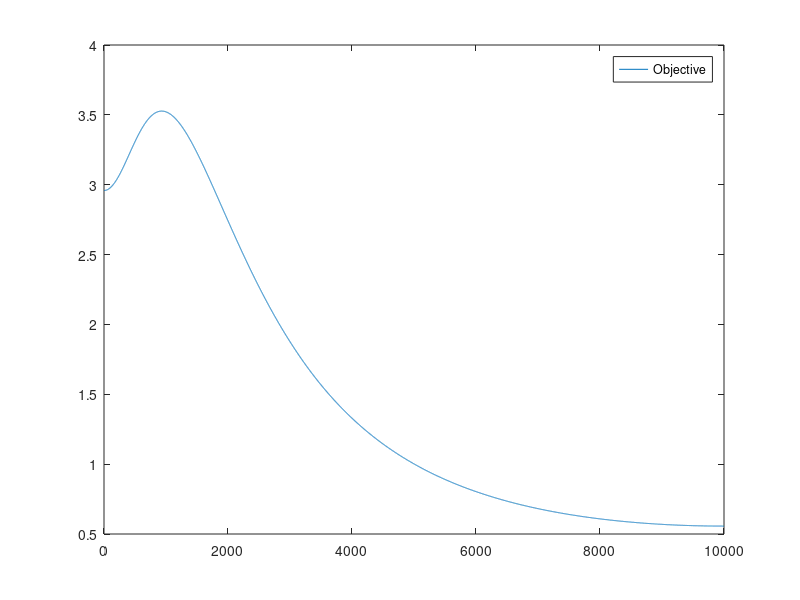

Source code (MATLAB): (Note: this script raises an error after producing the figure.)
clear
close all

% Structural Form System
% (1) I_t = phi*I_{t-1} + psi*K_t + s_t^I
% (2) K_t = I_{t-1} + (1-del)*K_{t-1} + s_t^K

% Reduced Form Model
% (1) I_t = (phi + psi)*I_{t-1} + psi*(1-del)*K_t + psi*s_t^K + s_t^I
% (2) K_t = I_{t-1} + (1-del)*K_{t-1} + s_t^K

% Parameterization
phi = 0.4;
psi = -0.1;
del = 0.05;

% Eigenvalues Matrix Reduced Form
redu_matrix       = [phi+psi psi*(1-del); 1 (1-del)];
[AAA,eigens_matrix] = eig(redu_matrix);
eigens_matrix = diag(eigens_matrix);
eigens_matrix = sort(eigens_matrix);

% Parameterization
omeg = linspace(0,pi,10000);
omeg = omeg';
bet1 = phi + psi + 1 - del;
bet2 = - (phi)*(1-del);
poly  = [1 -bet1 -bet2];
eigens_poly = sort(roots(poly));

if sum((eigens_matrix - eigens_poly).^2) > 10^(-12)
      error('Either Reduced Form Matrix or Polynomial in It is wrong')
end

DEN = 1 + bet1.^2 + bet2.^2 - 2.*bet1.*(1-bet2).*cos(omeg) - 2.*bet2.*cos(2*omeg);
NUM = 1 + (1-del) - 2.*(1 - del).*cos(omeg);
obj = NUM./DEN;
check = 2.*(1-del).*sin(omeg).*DEN ...
      - NUM.*(4.*bet2.*sin(2.*omeg) + 2.*bet1.*(1 - bet2).*sin(omeg));

figure(1)
plot(obj)
legend('Objective')
asd
figure(2)
plot(check)
legend('FOC')